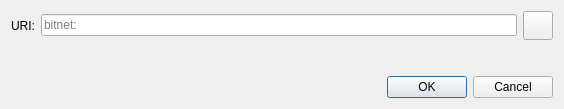
<?xml version="1.0" encoding="UTF-8"?>
<ui version="4.0">
 <class>OpenURIDialog</class>
 <widget class="QDialog" name="OpenURIDialog">
  <property name="geometry">
   <rect>
    <x>0</x>
    <y>0</y>
    <width>564</width>
    <height>109</height>
   </rect>
  </property>
  <property name="windowTitle">
   <string>Open bitnet URI</string>
  </property>
  <layout class="QVBoxLayout" name="verticalLayout">
   <item>
    <layout class="QHBoxLayout" name="horizontalLayout">
     <item>
      <widget class="QLabel" name="label">
       <property name="text">
        <string>URI:</string>
       </property>
      </widget>
     </item>
     <item>
      <widget class="QValidatedLineEdit" name="uriEdit">
       <property name="placeholderText">
        <string notr="true">bitnet:</string>
       </property>
      </widget>
     </item>
     <item>
      <widget class="QToolButton" name="pasteButton">
       <property name="toolTip">
        <string extracomment="Tooltip text for button that allows you to paste an address that is in your clipboard.">Paste address from clipboard</string>
       </property>
       <property name="text">
        <string/>
       </property>
       <property name="icon">
        <iconset resource="../bitnet.qrc">
         <normaloff>:/icons/editpaste</normaloff>:/icons/editpaste
        </iconset>
       </property>
       <property name="iconSize">
        <size>
         <width>22</width>
         <height>22</height>
        </size>
       </property>
      </widget>
     </item>
    </layout>
   </item>
   <item>
    <spacer name="verticalSpacer">
     <property name="orientation">
      <enum>Qt::Vertical</enum>
     </property>
     <property name="sizeHint" stdset="0">
      <size>
       <width>20</width>
       <height>40</height>
      </size>
     </property>
    </spacer>
   </item>
   <item>
    <widget class="QDialogButtonBox" name="buttonBox">
     <property name="orientation">
      <enum>Qt::Horizontal</enum>
     </property>
     <property name="standardButtons">
      <set>QDialogButtonBox::Cancel|QDialogButtonBox::Ok</set>
     </property>
    </widget>
   </item>
  </layout>
 </widget>
 <customwidgets>
  <customwidget>
   <class>QValidatedLineEdit</class>
   <extends>QLineEdit</extends>
   <header>qt/qvalidatedlineedit.h</header>
  </customwidget>
 </customwidgets>
 <resources/>
 <connections>
  <connection>
   <sender>buttonBox</sender>
   <signal>accepted()</signal>
   <receiver>OpenURIDialog</receiver>
   <slot>accept()</slot>
   <hints>
    <hint type="sourcelabel">
     <x>248</x>
     <y>254</y>
    </hint>
    <hint type="destinationlabel">
     <x>157</x>
     <y>274</y>
    </hint>
   </hints>
  </connection>
  <connection>
   <sender>buttonBox</sender>
   <signal>rejected()</signal>
   <receiver>OpenURIDialog</receiver>
   <slot>reject()</slot>
   <hints>
    <hint type="sourcelabel">
     <x>316</x>
     <y>260</y>
    </hint>
    <hint type="destinationlabel">
     <x>286</x>
     <y>274</y>
    </hint>
   </hints>
  </connection>
 </connections>
</ui>
